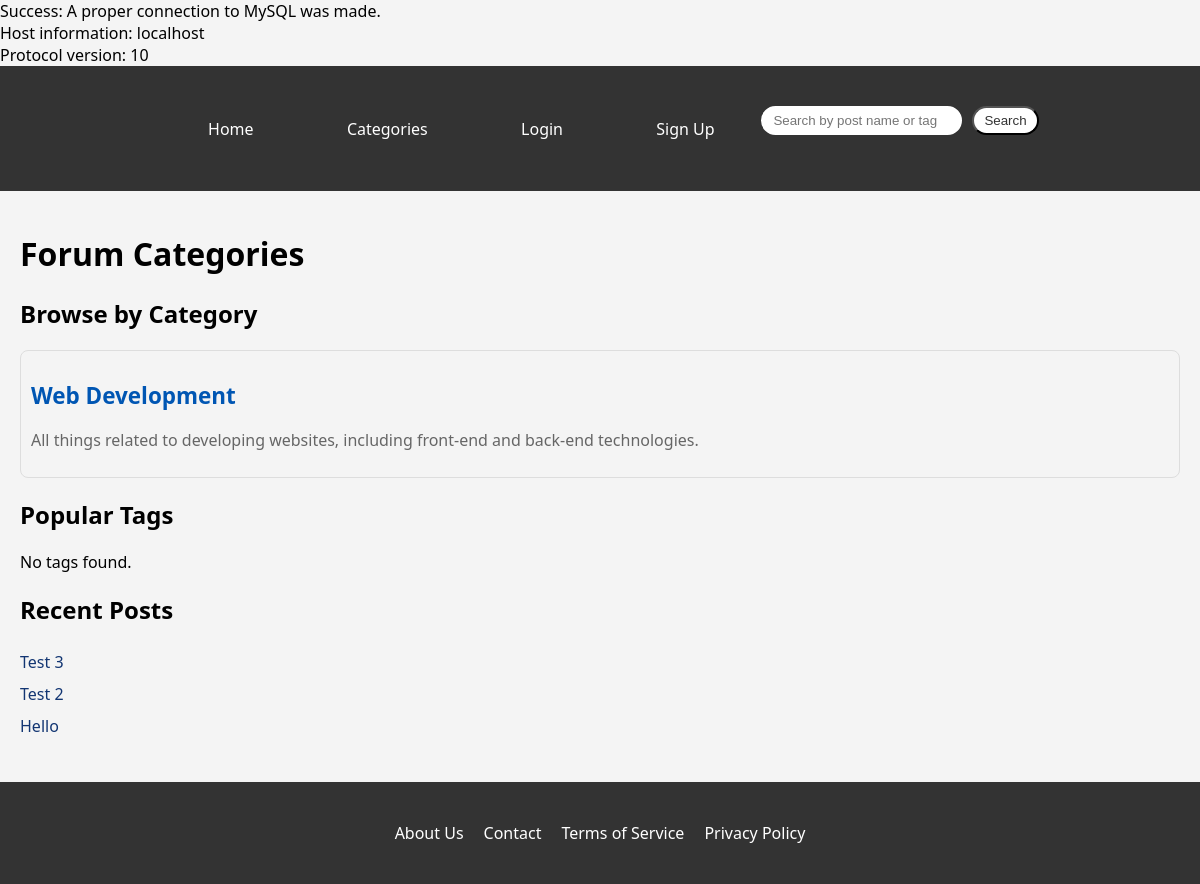
/categories.php, run on the app's committed database.
### tables this page shows
CREATE TABLE `categories` (
  `categoryID` int(11) NOT NULL,
  `name` varchar(255) NOT NULL,
  `description` text NOT NULL
);

CREATE TABLE `posts` (
  `postID` int(11) NOT NULL,
  `userID` int(11) NOT NULL,
  `title` varchar(255) NOT NULL,
  `content` text NOT NULL,
  `created_At` datetime NOT NULL DEFAULT CURRENT_TIMESTAMP,
  `categoryID` int(11) NOT NULL
);

### categories.php (the view, shortened to what this page needs)
<?php
$isLoggedIn = isset($_SESSION['userID']);
require_once 'backend/db_connect.php';
$sql = "SELECT CategoryID, Name, Description FROM categories ORDER BY Name";
$result = $mysqli->query($sql);
$categories = [];
if ($result && $result->num_rows > 0) {
    while ($row = $result->fetch_assoc()) {
        $categories[] = $row;
    }
}
$tags = [];
$recentPostsSql = "SELECT PostID, Title FROM posts ORDER BY Created_At DESC LIMIT 5";
$recentPostsResult = $mysqli->query($recentPostsSql);
$recentPosts = [];
if ($recentPostsResult && $recentPostsResult->num_rows > 0) {
    while ($post = $recentPostsResult->fetch_assoc()) {
        $recentPosts[] = $post;
    }
}
?>
<!DOCTYPE html>
<html lang="en">
<head>
    <link rel="stylesheet" href="css/index.css">
    <link rel="stylesheet" href="css/categories.css">
</head>
<body>
<header>
    <div class="container">
        <nav>
            <ul>
                <li><a href="index.php">Home</a></li>
                <li><a href="categories.php">Categories</a></li>
                <?php if ($isLoggedIn): ?>
                    <li><a href="create-post.php">New Post</a></li>
                    <li><a href="profile.php">Profile</a></li>
                    <li><a href="logout.php">Logout</a></li>
                <?php else: ?>
                    <li><a href="login.php">Login</a></li>
                    <li><a href="signup.php">Sign Up</a></li>
                <?php endif; ?>
            </ul>
            <form class="search" action="search.php" method="get">
                <input type="search" name="query" placeholder="Search by post name or tag...">
                <button type="submit">Search</button>
            </form>
        </nav>
    </div>
</header>
<main class="container">
    <h1>Forum Categories</h1>
    <section id="category-list">
    <h2>Browse by Category</h2>
    <?php foreach ($categories as $category): ?>
        <div class="category">
            <h3><a href="category.php?id=<?= $category['CategoryID'] ?>"><?= htmlspecialchars($category['Name']) ?></a></h3>
            <p><?= htmlspecialchars($category['Description']) ?></p>
        </div>
    <?php endforeach; ?>
    </section>
    <aside id="popular-tags">
    <h2>Popular Tags</h2>
    <ul>
        <?php if (empty($tags)): ?>
            <p>No tags found.</p>
        <?php endif; ?>
    </ul>
    </aside>
    <section id="recent-posts">
        <h2>Recent Posts</h2>
        <ul>
            <?php foreach ($recentPosts as $post): ?>
                <li><a href="post.php?id=<?= $post['PostID'] ?>"><?= htmlspecialchars($post['Title']) ?></a></li>
            <?php endforeach; ?>
        </ul>
    </section>
</main>
<footer>
    <div class="container">
        <ul>
            <li><a href="#">About Us</a></li>
            <li><a href="#">Contact</a></li>
            <li><a href="#">Terms of Service</a></li>
            <li><a href="#">Privacy Policy</a></li>
        </ul>
    </div>
</footer>
</body>
</html>

### css/index.css (style rules this page uses)
body { font-family: 'Segoe UI', Tahoma, Geneva, Verdana, sans-serif; margin: 0; padding: 0; background-color: #f4f4f4; color: black; }
.container { max-width: 1200px; margin: auto; padding: 20px; }
header { background-color: #333; color: white; padding: 20px 0; }
header .container { display: flex; justify-content: space-between; align-items: center; flex-wrap: wrap; }
header nav { flex-grow: 1; display: flex; justify-content: center; align-items: center; }
header nav ul { list-style-type: none; display: flex; justify-content: space-around; align-items: center; padding: 0; margin: 0; width: 100%; max-width: 600px; }
header nav ul li a { color: white; text-decoration: none; padding: 0 15px; transition: color 0.3s ease-in-out; }
.search { display: flex; gap: 10px; }
.search input[type="search"], .search button { padding: 5px 10px; }
.search input[type="search"] { border-radius: 20px; border: 2px solid #fff; }
.search button { background-color: #fff; color: #333; border-radius: 20px; cursor: pointer; }
main { margin: 20px 0; }
section { margin-bottom: 20px; }
footer { background-color: #333; color: white; padding: 20px 0; }
footer .container { display: flex; justify-content: center; align-items: center; flex-wrap: wrap; }
footer ul { list-style-type: none; display: flex; gap: 20px; padding: 0; margin: 0; }
footer a { color: white; text-decoration: none; transition: color 0.3s ease-in-out; }

### css/categories.css (style rules this page uses)
body { font-family: 'Segoe UI', Tahoma, Geneva, Verdana, sans-serif; margin: 0; padding: 0; background-color: #f4f4f4; color: black; }
.container { max-width: 1200px; margin: auto; padding: 20px; }
a { color: #123572; text-decoration: none; transition: color 0.3s ease, text-decoration 0.3s ease; }
.category { margin-bottom: 20px; padding: 10px; border: 1px solid #ddd; border-radius: 8px; transition: background-color 0.3s ease, border-color 0.3s ease; }
.category h3 a { font-size: 1.2em; color: #0056b3; }
.category p { color: #666; }
#popular-tags ul, #recent-posts ul { list-style-type: none; padding: 0; }
#popular-tags li a, #recent-posts li a { padding: 5px 0; display: block; }

### data on the page
categories: name "Web Development", description "All things related to developing websites, including front-end and back-end technologies."
posts: title "Test 3"
posts: title "Test 2"
posts: title "Hello"

### other printed values
$mysqli->host_info "localhost"
$mysqli->protocol_version "10"
